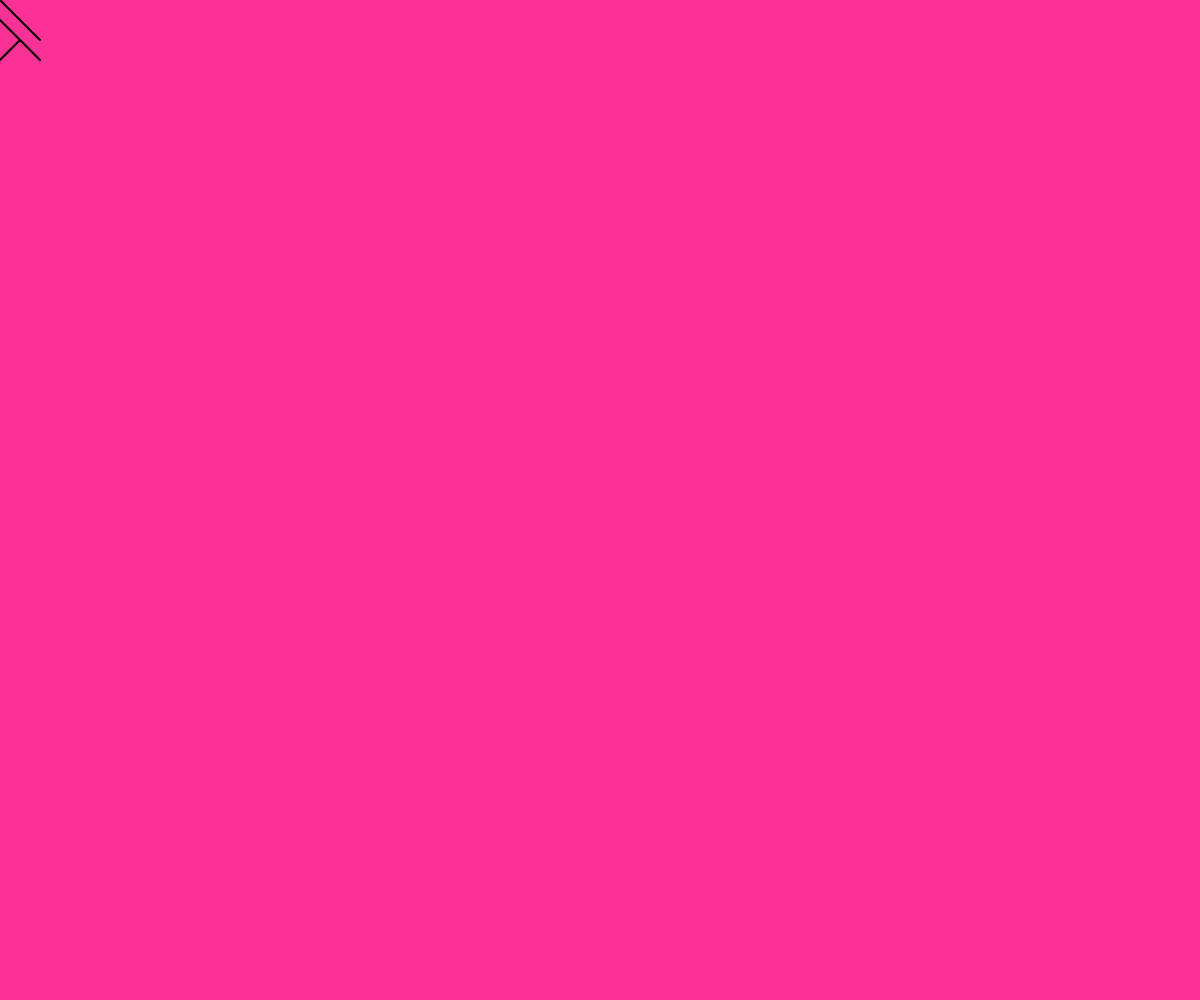
Frame 1 (no input)
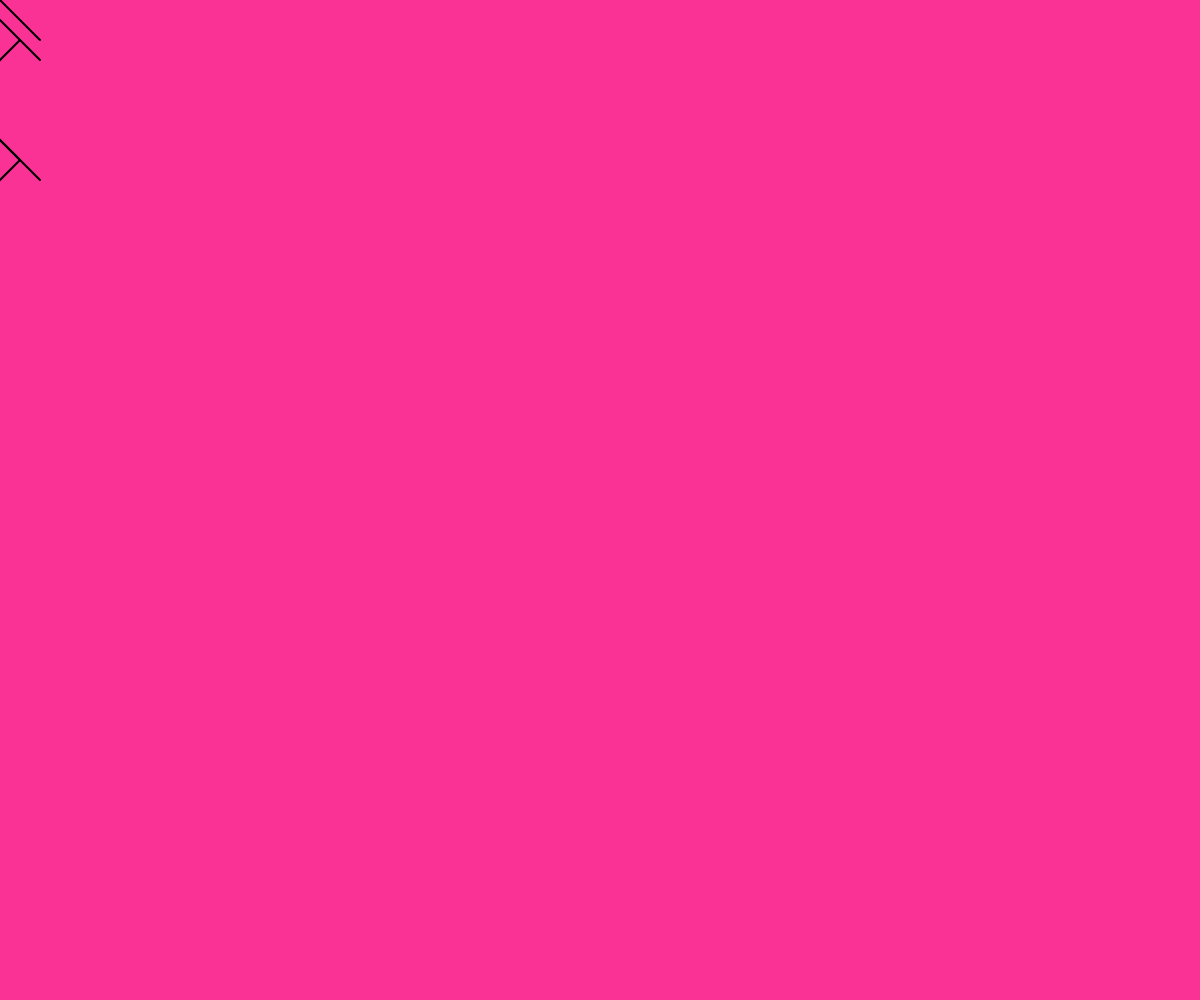
Frame 2 (the mouse pressed at the canvas centre, redrawn once)

The p5.js sketch that drew these frames (run headless with seeded random() and noise() and a simulated clock; the mouse was pressed at the canvas centre and the sketch redrawn once):

// p5.js sketch
// ── sketch.js
// https://www.robertdickau.com/lsys2d.html

let state;
let stateIdx;

const DRAWSTEP = 20;
const LINELEN = 2 * DRAWSTEP;

RULES = {
  A: "ABC",
  B: "CCB",
  C: "BBC",
};

function setup() {
  createCanvas(windowWidth, windowHeight);
  noLoop();
  strokeWeight(2);
  state = "A";
}

function draw() {
  background(250, 50, 150);

  let nState = "";
  for (let si = 0; si < state.length; si++) {
    const mLetter = state[si];
    nState += RULES[mLetter] || mLetter;
  }
  state = nState.slice(0, 2000);

  let x = 0;
  let y = 0;

  for (let si = 0; si < state.length; si++) {
    const symbol = state[si];

    if (symbol == 'A') {
      line(x, y, x + LINELEN, y + LINELEN);
      y += DRAWSTEP;
    } else if (symbol == 'B') {
      line(x, y, x + LINELEN, y + LINELEN);
      x += DRAWSTEP;
      y += DRAWSTEP;
    } else if (symbol == 'C') {
      line(x, y, x - LINELEN, y + LINELEN);
      x -= DRAWSTEP;
      y += DRAWSTEP;
    }

    if (y > height) {
      x += LINELEN;
      y = 0;
    }
  }
}

function mouseClicked() {
  redraw();
}
